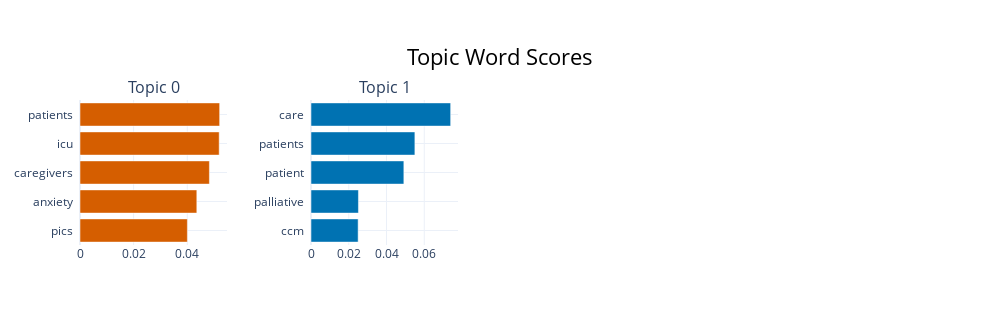

Here is the notebook cell this chart was saved with:
### Markdown cell above
- Topic -1 (3 docs) : outliers, non intégrés dans un topic stable, ignorable pour la plupart des analyses.

- Topic 0 (12 docs) : soins en réanimation / ICU, anxiété des proches et PICS
Mots : patients, icu, caregivers, anxiety, pics, depression…
Les représentative docs parlent d’admission en réanimation neurologique, etc.

- Topic 1 (11 docs) : soins palliatifs / qualité des soins / équipes de soins
Mots : care, patients, patient, palliative, team, quality metrics…

### Code cell
fig = topic_model.visualize_barchart(top_n_topics=2)
fig.show()

### Figure 1 — Plotly figure (JSON) as saved in the notebook; plotly's stock layout.template omitted (floating-point values rounded to 4 significant figures)
{"data": [{"marker": {"color": "#D55E00"}, "orientation": "h", "type": "bar", "x": [0.04004, 0.04357, 0.04826, 0.05191, 0.05208], "xaxis": "x", "y": ["pics  ", "anxiety  ", "caregivers  ", "icu  ", "patients  "], "yaxis": "y"}, {"marker": {"color": "#0072B2"}, "orientation": "h", "type": "bar", "x": [0.02497, 0.02513, 0.04919, 0.05503, 0.07398], "xaxis": "x2", "y": ["ccm  ", "palliative  ", "patient  ", "patients  ", "care  "], "yaxis": "y2"}], "layout": {"annotations": [{"font": {"size": 16}, "showarrow": false, "text": "Topic 0", "x": 0.0875, "xanchor": "center", "xref": "paper", "y": 1, "yanchor": "bottom", "yref": "paper"}, {"font": {"size": 16}, "showarrow": false, "text": "Topic 1", "x": 0.3625, "xanchor": "center", "xref": "paper", "y": 1, "yanchor": "bottom", "yref": "paper"}], "height": 325, "hoverlabel": {"bgcolor": "white", "font": {"family": "Rockwell", "size": 16}}, "showlegend": false, "title": {"font": {"color": "Black", "size": 22}, "text": "Topic Word Scores", "x": 0.5, "xanchor": "center", "yanchor": "top"}, "width": 1000, "xaxis": {"anchor": "y", "domain": [0, 0.175], "showgrid": true}, "xaxis2": {"anchor": "y2", "domain": [0.275, 0.45], "showgrid": true}, "xaxis3": {"anchor": "y3", "domain": [0.55, 0.725], "showgrid": true}, "xaxis4": {"anchor": "y4", "domain": [0.825, 1], "showgrid": true}, "yaxis": {"anchor": "x", "domain": [0, 1], "showgrid": true}, "yaxis2": {"anchor": "x2", "domain": [0, 1], "showgrid": true}, "yaxis3": {"anchor": "x3", "domain": [0, 1], "showgrid": true}, "yaxis4": {"anchor": "x4", "domain": [0, 1], "showgrid": true}}}
